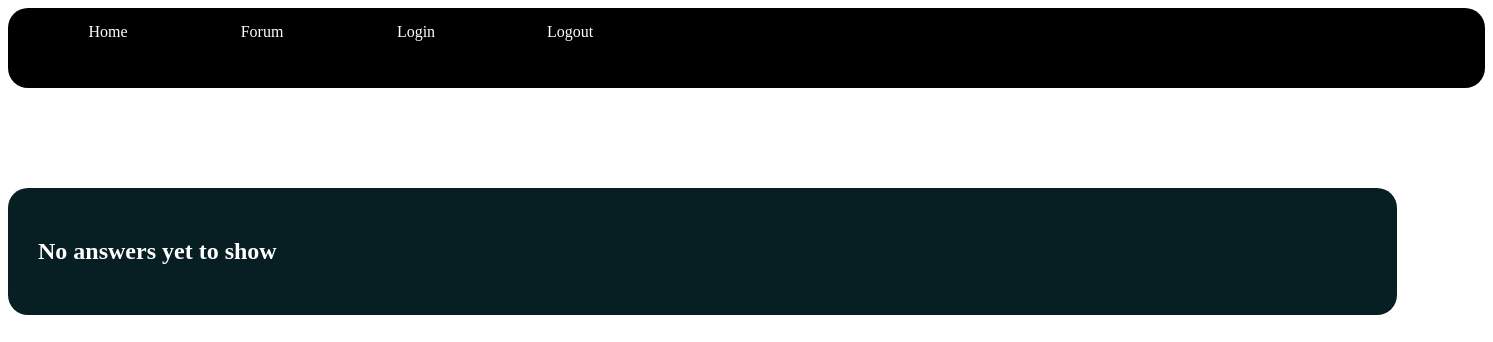
Before: /forum/show-answer/3/ with the older database file.
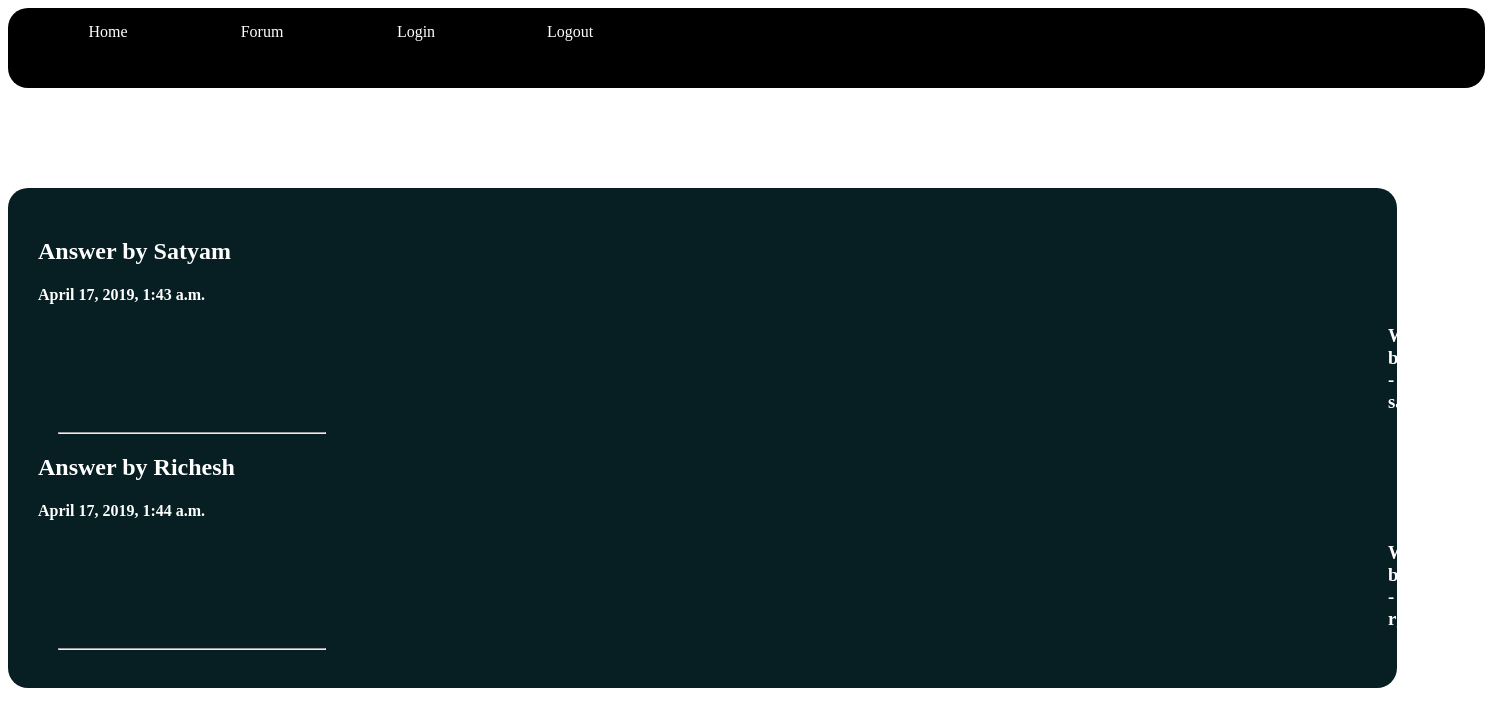
After: the same page with the newer database file.
### main/models.py (models this page shows, shortened)
class answer(models.Model):
	author_a = models.ForeignKey(User, on_delete=models.CASCADE)
	notice_a = models.TextField(max_length=1000,default='',unique = True)
	date_a = models.DateTimeField(default = timezone.now)
	url_a = models.URLField(max_length=100,blank = True)
	ques = models.ForeignKey(question,on_delete=models.CASCADE)

### main/views.py (the view)
# urls.py: path('show-answer/<int:pk>/',answer_detail,name="ans-detail"),
def answer_detail(request,pk):
	kquery = answer.objects.filter(ques = pk)
	context = {'kquery':kquery}
	return render(request,'main/detailanswer.html',context)

### main/templates/main/detailanswer.html (shortened to what this page needs)
<!DOCTYPE html>
<html>
<head>
</head>
<body>
<div class="nav-container">
		<a id="link" href="{% url 'home' %}">Home</a>
		<a id="link" href="{% url 'forum-home' %}">Forum</a>
		<a id="link" href="{% url 'login' %}">Login</a>
		<a id="link" href="{% url 'logout' %}">Logout</a>
</div>
<div class="content">
	{% if not kquery %}
		<h2>No answers yet to show</h2>
	{% else %}
		{% for s in kquery %}
			<h2>{{ s.notice_a }}</h2>
			<h4>{{ s.date_a }}</h4>
			<h3> Written by -{{ s.author_a }}</h3>
			<hr>
		{% endfor %}
	{% endif %}
</div>
</body>
</html>

Changed rows visible on the page:
added answer: notice_a "Answer by Satyam", date_a "April 17, 2019, 1:43 a.m.", author_a "satyam260"
added answer: notice_a "Answer by Richesh", date_a "April 17, 2019, 1:44 a.m.", author_a "rgrichesh45"
Other visible differences:
text no longer shown: "No answers yet to show"
